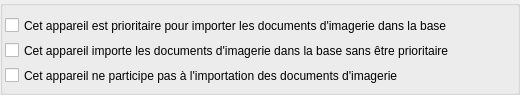
             <widget class="QGroupBox" name="ImportDocsgroupBox">
              <property name="minimumSize">
               <size>
                <width>520</width>
                <height>95</height>
               </size>
              </property>
              <property name="maximumSize">
               <size>
                <width>520</width>
                <height>95</height>
               </size>
              </property>
              <property name="title">
               <string/>
              </property>
              <widget class="QCheckBox" name="PrioritaireImportDocscheckBox">
               <property name="geometry">
                <rect>
                 <x>5</x>
                 <y>15</y>
                 <width>511</width>
                 <height>21</height>
                </rect>
               </property>
               <property name="contextMenuPolicy">
                <enum>Qt::NoContextMenu</enum>
               </property>
               <property name="text">
                <string>Cet appareil est prioritaire pour importer les documents d'imagerie dans la base</string>
               </property>
               <property name="autoExclusive">
                <bool>true</bool>
               </property>
              </widget>
              <widget class="QCheckBox" name="NonPrioritaireImportDocscheckBox">
               <property name="geometry">
                <rect>
                 <x>5</x>
                 <y>40</y>
                 <width>511</width>
                 <height>21</height>
                </rect>
               </property>
               <property name="contextMenuPolicy">
                <enum>Qt::NoContextMenu</enum>
               </property>
               <property name="text">
                <string>Cet appareil importe les documents d'imagerie dans la base sans être prioritaire</string>
               </property>
               <property name="autoExclusive">
                <bool>true</bool>
               </property>
              </widget>
              <widget class="QCheckBox" name="NonImportDocscheckBox">
               <property name="geometry">
                <rect>
                 <x>5</x>
                 <y>65</y>
                 <width>511</width>
                 <height>21</height>
                </rect>
               </property>
               <property name="contextMenuPolicy">
                <enum>Qt::NoContextMenu</enum>
               </property>
               <property name="text">
                <string>Cet appareil ne participe pas à l'importation des documents d'imagerie</string>
               </property>
               <property name="autoExclusive">
                <bool>true</bool>
               </property>
              </widget>
             </widget>
